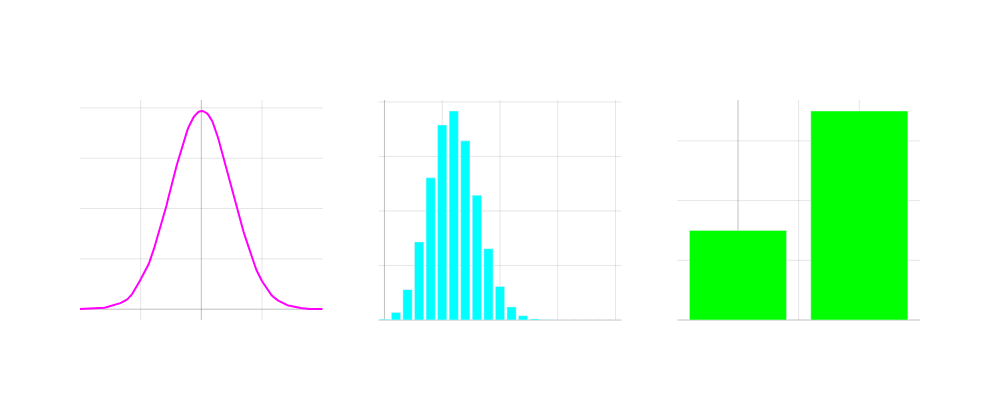

Here is the notebook cell this chart was saved with:
### Markdown cell above
#### 1.)  Random Variables

##### <u>Modeling Randomness</u>

When the outcome of an event is uncertain we need to consider the various possible states of the world

Random variables are a way to mathematically define randomness based on the likelihood of outcomes

These variables are denoted by letters and associated distributions that govern the probability of each state of the world

$$X \sim N(\mu, \sigma) \quad Y \sim Bin(n, p) \quad Z \sim Ber(p)$$

These variables $X, Y, Z$ are **NOT** variables in a classical sense - they literally represent a distribution of possible outcomes

### Code cell
import numpy as np
from scipy import stats
import plotly.graph_objects as go
from plotly.subplots import make_subplots

# Generate sample data
np.random.seed(42)
n_samples = 10000

# Normal distribution
X = np.random.normal(0, 1, n_samples)
x_range = np.linspace(-4, 4, 200)
kde_X = stats.gaussian_kde(X)

# Binomial distribution
n, p = 20, 0.3
Y = np.random.binomial(n, p, n_samples)
y_range = np.arange(0, n+1)
pmf_Y = stats.binom.pmf(y_range, n, p)

# Bernoulli distribution
p = 0.7
Z = np.random.binomial(1, p, n_samples)
z_range = np.array([0, 1])
pmf_Z = np.array([1-p, p])

# Create subplots
fig = make_subplots(
    rows=1, cols=3,
    subplot_titles=('X ~ N(0,1)', f'Y ~ Bin({n},{p})', f'Z ~ Ber({p})')
)

# Add traces with rotating neon colors
colors = ['rgba(255, 0, 255, 1)', 'rgba(0, 255, 255, 1)', 'rgba(0, 255, 0, 1)']

fig.add_trace(
    go.Scatter(
        x=x_range,
        y=kde_X(x_range),
        mode='lines',
        line=dict(color=colors[0], width=2),
        name='Normal'
    ),
    row=1, col=1
)

fig.add_trace(
    go.Bar(
        x=y_range,
        y=pmf_Y,
        marker_color=colors[1],
        name='Binomial'
    ),
    row=1, col=2
)

fig.add_trace(
    go.Bar(
        x=z_range,
        y=pmf_Z,
        marker_color=colors[2],
        name='Bernoulli'
    ),
    row=1, col=3
)

# Update layout
fig.update_layout(
    height=400,
    width=1000,
    showlegend=False,
    plot_bgcolor='rgba(0,0,0,0)',
    paper_bgcolor='rgba(0,0,0,0)',
    font=dict(color='white')
)

# Update axes
for i in range(1, 4):
    fig.update_xaxes(
        showgrid=True,
        gridwidth=1,
        gridcolor='rgba(128,128,128,0.2)',
        zeroline=True,
        zerolinewidth=1,
        zerolinecolor='rgba(128,128,128,0.5)',
        row=1, col=i
    )
    fig.update_yaxes(
        showgrid=True,
        gridwidth=1,
        gridcolor='rgba(128,128,128,0.2)',
        zeroline=True,
        zerolinewidth=1,
        zerolinecolor='rgba(128,128,128,0.5)',
        row=1, col=i
    )

fig.show()

### Figure 1 — Plotly figure (JSON) as saved in the notebook; plotly's stock layout.template omitted (floating-point values rounded to 4 significant figures; data arrays with more than 128 entries replaced by an {"elided": "..."} marker saying what was removed)
{"data": [{"line": {"color": "rgba(255, 0, 255, 1)", "width": 2}, "mode": "lines", "name": "Normal", "type": "scatter", "x": {"elided": "200 float values"}, "xaxis": "x", "y": {"elided": "200 float values"}, "yaxis": "y"}, {"marker": {"color": "rgba(0, 255, 255, 1)"}, "name": "Binomial", "type": "bar", "x": [0, 1, 2, 3, 4, 5, 6, 7, 8, 9, 10, 11, 12, 13, 14, 15, 16, 17, 18, 19, 20], "xaxis": "x2", "y": [0.0007979, 0.006839, 0.02785, 0.0716, 0.1304, 0.1789, 0.1916, 0.1643, 0.1144, 0.06537, 0.03082, 0.01201, 0.003859, 0.001018, 0.0002181, 3.739e-05, 5.008e-06, 5.05e-07, 3.607e-08, 1.627e-09, 3.487e-11], "yaxis": "y2"}, {"marker": {"color": "rgba(0, 255, 0, 1)"}, "name": "Bernoulli", "type": "bar", "x": [0, 1], "xaxis": "x3", "y": [0.3, 0.7], "yaxis": "y3"}], "layout": {"annotations": [{"font": {"size": 16}, "showarrow": false, "text": "X ~ N(0,1)", "x": 0.1444, "xanchor": "center", "xref": "paper", "y": 1, "yanchor": "bottom", "yref": "paper"}, {"font": {"size": 16}, "showarrow": false, "text": "Y ~ Bin(20,0.7)", "x": 0.5, "xanchor": "center", "xref": "paper", "y": 1, "yanchor": "bottom", "yref": "paper"}, {"font": {"size": 16}, "showarrow": false, "text": "Z ~ Ber(0.7)", "x": 0.8556, "xanchor": "center", "xref": "paper", "y": 1, "yanchor": "bottom", "yref": "paper"}], "font": {"color": "white"}, "height": 400, "paper_bgcolor": "rgba(0,0,0,0)", "plot_bgcolor": "rgba(0,0,0,0)", "showlegend": false, "width": 1000, "xaxis": {"anchor": "y", "domain": [0, 0.2889], "gridcolor": "rgba(128,128,128,0.2)", "gridwidth": 1, "showgrid": true, "zeroline": true, "zerolinecolor": "rgba(128,128,128,0.5)", "zerolinewidth": 1}, "xaxis2": {"anchor": "y2", "domain": [0.3556, 0.6444], "gridcolor": "rgba(128,128,128,0.2)", "gridwidth": 1, "showgrid": true, "zeroline": true, "zerolinecolor": "rgba(128,128,128,0.5)", "zerolinewidth": 1}, "xaxis3": {"anchor": "y3", "domain": [0.7111, 1], "gridcolor": "rgba(128,128,128,0.2)", "gridwidth": 1, "showgrid": true, "zeroline": true, "zerolinecolor": "rgba(128,128,128,0.5)", "zerolinewidth": 1}, "yaxis": {"anchor": "x", "domain": [0, 1], "gridcolor": "rgba(128,128,128,0.2)", "gridwidth": 1, "showgrid": true, "zeroline": true, "zerolinecolor": "rgba(128,128,128,0.5)", "zerolinewidth": 1}, "yaxis2": {"anchor": "x2", "domain": [0, 1], "gridcolor": "rgba(128,128,128,0.2)", "gridwidth": 1, "showgrid": true, "zeroline": true, "zerolinecolor": "rgba(128,128,128,0.5)", "zerolinewidth": 1}, "yaxis3": {"anchor": "x3", "domain": [0, 1], "gridcolor": "rgba(128,128,128,0.2)", "gridwidth": 1, "showgrid": true, "zeroline": true, "zerolinecolor": "rgba(128,128,128,0.5)", "zerolinewidth": 1}}}
